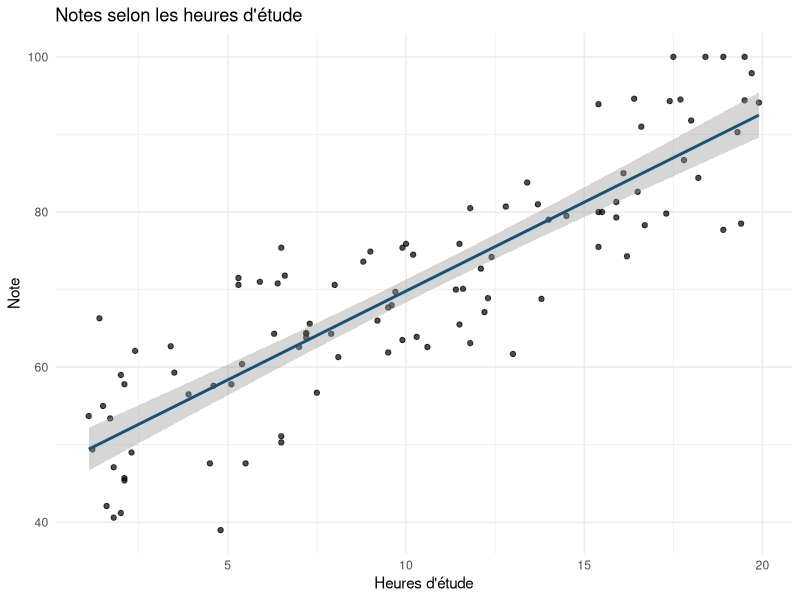
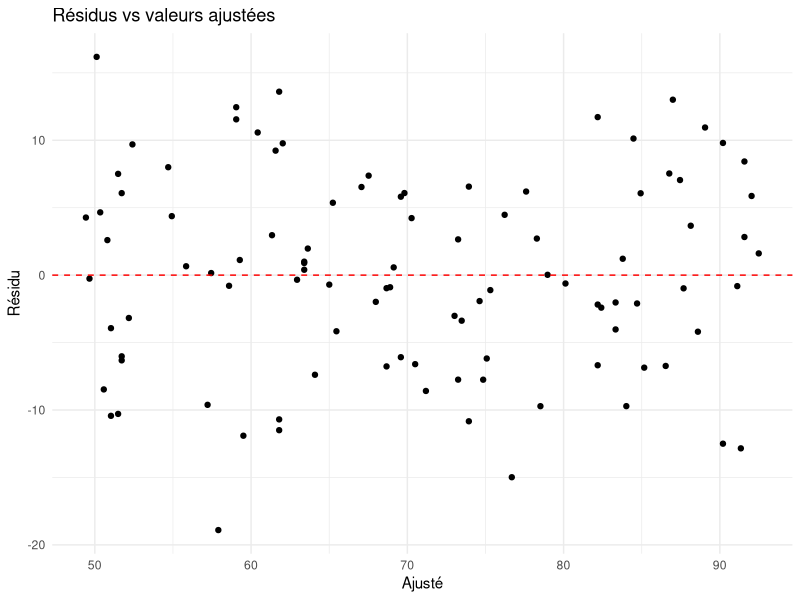
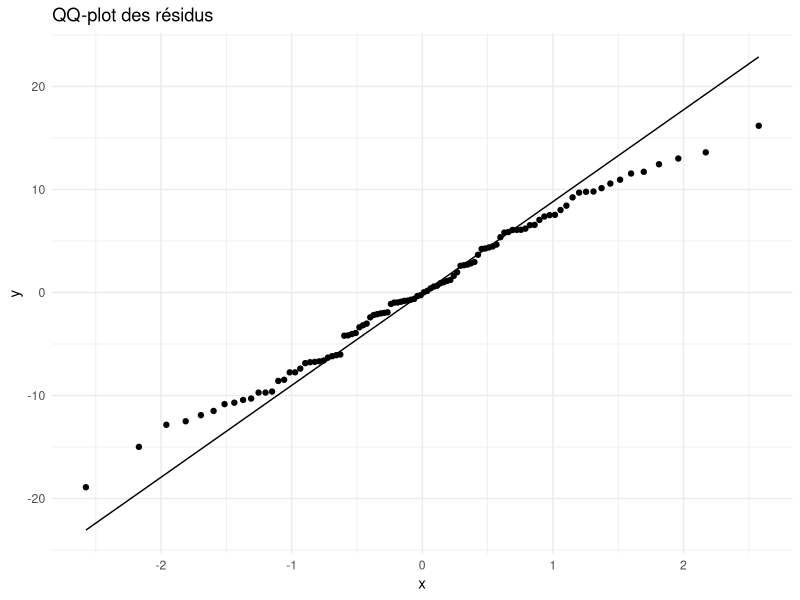
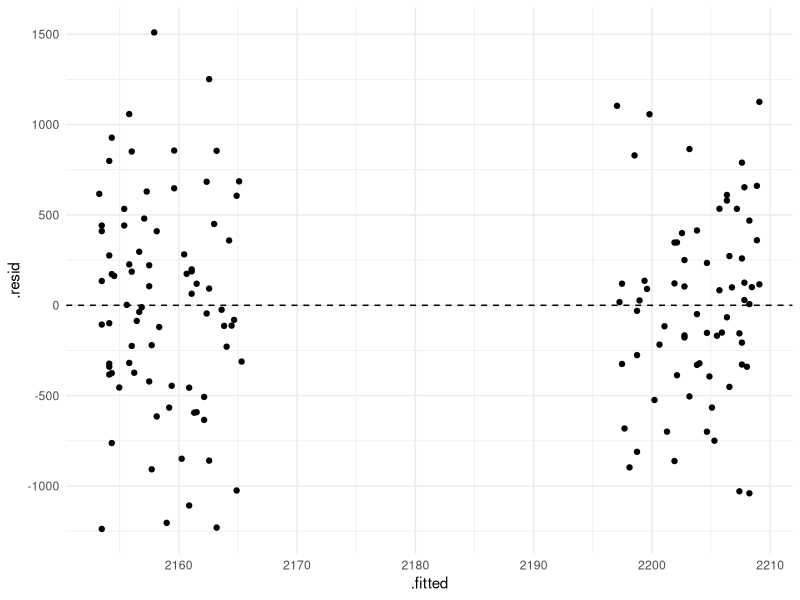

Generate these figures, in order, with R:
## ---- chunk 1
library(tidyverse)
library(broom)

etudes <- read_csv("data/etudes_notes.csv", show_col_types = FALSE)
demo <- read_csv("data/demographie.csv", show_col_types = FALSE) |>
  filter(age <= 100, revenu_mensuel < 20000)
## ---- chunk 2
# Loi normale : densité
x <- seq(-3, 3, length.out = 200)
dens <- dnorm(x, mean = 0, sd = 1)

# Probabilité P(Z <= 1.96) ≈ 0.975
pnorm(1.96)

# Quantile 97.5 %
qnorm(0.975)
## ---- chunk 3
# IC à 95 % pour la moyenne du revenu (approx. normale)
n <- nrow(demo)
m <- mean(demo$revenu_mensuel)
s <- sd(demo$revenu_mensuel)
erreur <- qt(0.975, df = n - 1) * s / sqrt(n)
c(bas = m - erreur, haut = m + erreur)
## ---- chunk 4
# Revenu Homme vs Femme
hommes <- demo$revenu_mensuel[demo$sexe == "Homme"]
femmes <- demo$revenu_mensuel[demo$sexe == "Femme"]

t.test(hommes, femmes, var.equal = FALSE)
## ---- chunk 5
cor.test(etudes$heures_etude, etudes$note_examen)
## ---- chunk 6
mod1 <- lm(note_examen ~ heures_etude, data = etudes)
summary(mod1)
tidy(mod1)
glance(mod1)
## ---- chunk 7
ggplot(etudes, aes(heures_etude, note_examen)) +
  geom_point(alpha = 0.7) +
  geom_smooth(method = "lm", se = TRUE, color = "#1a5276") +
  labs(
    title = "Notes selon les heures d'étude",
    x = "Heures d'étude", y = "Note"
  ) +
  theme_minimal()
## ---- chunk 8
mod2 <- lm(mpg ~ wt + hp + factor(cyl), data = mtcars)
tidy(mod2)
glance(mod2)$r.squared
## ---- chunk 9
aug <- augment(mod1)

ggplot(aug, aes(.fitted, .resid)) +
  geom_point() +
  geom_hline(yintercept = 0, linetype = "dashed", color = "red") +
  labs(title = "Résidus vs valeurs ajustées", x = "Ajusté", y = "Résidu") +
  theme_minimal()
## ---- chunk 10
ggplot(aug, aes(sample = .resid)) +
  stat_qq() +
  stat_qq_line() +
  labs(title = "QQ-plot des résidus") +
  theme_minimal()
## ---- chunk 11
# R² et R² ajusté
glance(mod1) |> select(r.squared, adj.r.squared, sigma, AIC)

# Erreur absolue moyenne (sur l'échantillon d'apprentissage — optimiste)
mean(abs(aug$.resid))
## ---- chunk 12
mod_final <- lm(note_examen ~ heures_etude + filiere, data = etudes)
tidy(mod_final)
glance(mod_final)

# Prédiction pour 10 h d'étude, filière Sciences
predict(
  mod_final,
  newdata = data.frame(heures_etude = 10, filiere = "Sciences"),
  interval = "confidence"
)
## ---- chunk 13
cor(etudes$heures_etude, etudes$note_examen)
# H0 pour la pente : beta1 = 0 (pas d'association linéaire)
## ---- chunk 14
mod_d <- lm(revenu_mensuel ~ age + sexe, data = demo)
tidy(mod_d)
augment(mod_d) |>
  ggplot(aes(.fitted, .resid)) +
  geom_point() +
  geom_hline(yintercept = 0, linetype = "dashed") +
  theme_minimal()
## ---- chunk 15
m_a <- lm(note_examen ~ heures_etude, data = etudes)
m_b <- lm(note_examen ~ heures_etude + filiere, data = etudes)
glance(m_a) |> select(adj.r.squared, AIC)
glance(m_b) |> select(adj.r.squared, AIC)
